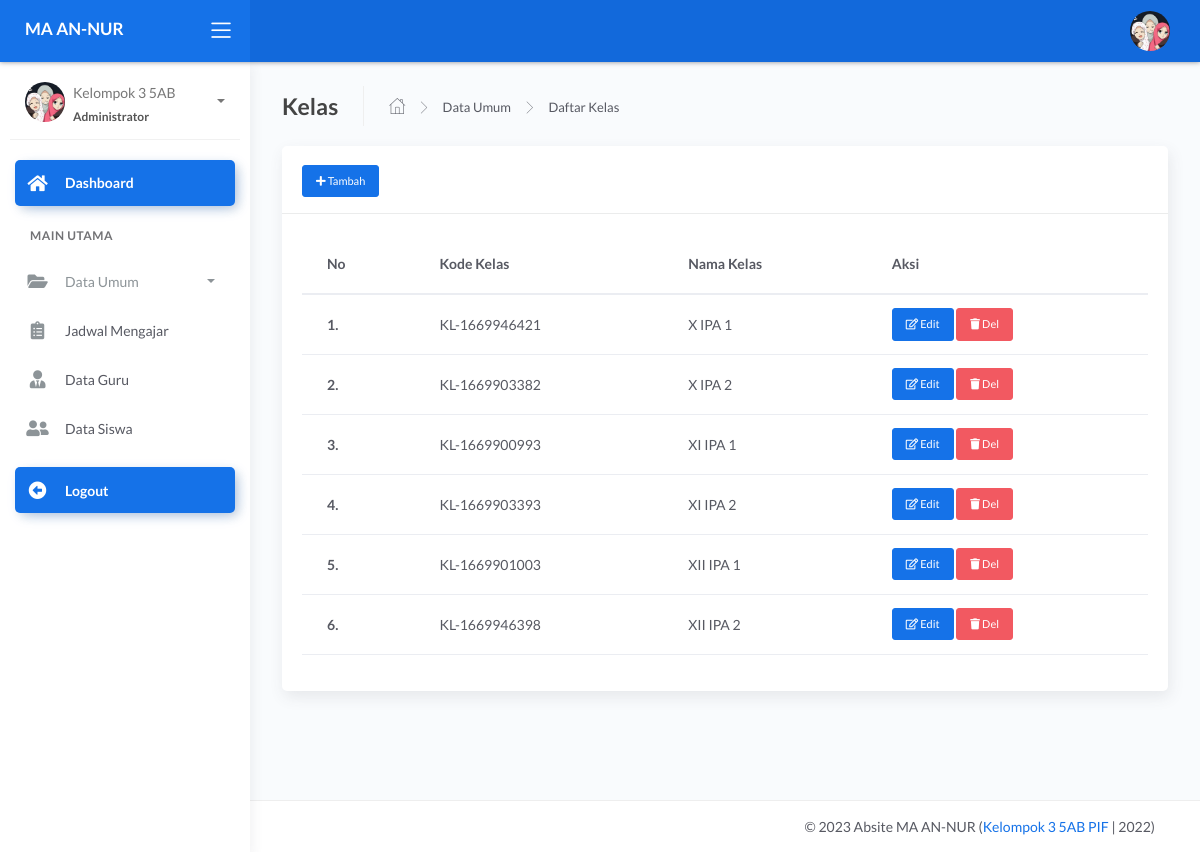
/admin/dashboard.php?page=master&act=kelas (signed in), run on the app's committed database.
### tables this page shows
CREATE TABLE `tb_mkelas` (
  `id_mkelas` int(11) NOT NULL,
  `kd_kelas` varchar(40) NOT NULL,
  `nama_kelas` varchar(40) NOT NULL
);

### admin/modul/master/kelas/data_kelas.php (the view, shortened to what this page needs)
<div class="page-inner">
    <div class="page-header">
        <h4 class="page-title">Kelas</h4>
        <ul class="breadcrumbs">
            <li class="nav-home">
			    <a href="dashboard.php">
					<i class="flaticon-home"></i>
				</a>
			</li>
			<li class="separator">
				<i class="flaticon-right-arrow"></i>
			</li>
			<li class="nav-item">
				<a href="?page=master&act=kelas#base">Data Umum</a>
			</li>
			<li class="separator">
				<i class="flaticon-right-arrow"></i>
			</li>
			<li class="nav-item">
				<a href="?page=master&act=kelas">Daftar Kelas</a>
			</li>
		</ul>
	</div>
    <div class="row">
		<div class="col-md-12">
			<div class="card">
				<div class="card-header">
					<div class="card-title">
						<a href="" class="btn btn-primary btn-sm text-white" data-toggle="modal" data-target="#addKelas"><i class="fa fa-plus"></i> Tambah</a>
					</div>
				</div>
				<div class="card-body">
					<table class="table table-sm">
						<thead>
							<tr>
								<th scope="col">No</th>
								<th scope="col">Kode Kelas</th>
								<th scope="col">Nama Kelas</th>
								<th scope="col">Aksi</th>
							</tr>
						</thead>
						<tbody>
                            <?php
                            $no=1;
                            $kelas = mysqli_query($con,"SELECT * FROM tb_mkelas");
                            foreach ($kelas as $k) {?>
                            <tr>
                                <td><b><?=$no++;?>.</b></td>
                                <td><?=$k['kd_kelas'];?></td>
                                <td><?=$k['nama_kelas'];?></td>
                                <td>
                                <a href="" class="btn btn-primary btn-sm" data-toggle="modal" data-target="#edit<?=$k['id_mkelas'] ?>"><i class="far fa-edit"></i> Edit</a>
                                <a class="btn btn-danger btn-sm"
                                onclick="return confirm('Yakin Hapus Data ??')"
                                href="?page=master&act=delkelas&id=<?=$k['id_mkelas'] ?>"><i class="fas fa-trash"></i> Del</a>
                            </td>
                        </tr>
                    <?php } ?>
                    </tbody>
									</table>
								</div>
							</div>
				</div>
			</div>
		</div>
	</div>
</div>
</div>

### admin/dashboard.php (shortened to what this page needs)
<?php
 include '../config/db.php';
?> <script>
   <?php
$id_login = @$_SESSION['admin'];
$sql = mysqli_query($con,"SELECT * FROM tb_admin
 WHERE id_admin = '$id_login'") or die(mysqli_error($con));
$data = mysqli_fetch_array($sql);
?>
<!DOCTYPE html>
<html lang="en">
<head>
	<link rel="stylesheet" href="../assets/css/bootstrap.min.css">
	<link rel="stylesheet" href="../assets/css/atlantis.min.css">
	<link rel="stylesheet" href="../assets/css/demo.css">
</head>
<body>
	<div class="wrapper">
		<div class="main-header">
			<div class="logo-header" data-background-color="blue">
				<a href="dashboard.php" class="logo">
					<b class="text-white">MA AN-NUR</b>
				</a>
				<div class="nav-toggle">
					<button class="btn btn-toggle toggle-sidebar">
						<i class="icon-menu"></i>
					</button>
				</div>
			</div>
			<nav class="navbar navbar-header navbar-expand-lg" data-background-color="blue2">
				<div class="container-fluid">
					<ul class="navbar-nav topbar-nav ml-md-auto align-items-center">
						<li class="nav-item dropdown hidden-caret">
							<a class="dropdown-toggle profile-pic" data-toggle="dropdown" href="#" aria-expanded="false">
								<div class="avatar-sm">
									<img src="../assets/img/user/<?=$data['foto'] ?>" alt="..." class="avatar-img rounded-circle">
								</div>
							</a>
						</li>
					</ul>
				</div>
			</nav>
		</div>
		<div class="sidebar sidebar-style-2">
			<div class="sidebar-wrapper scrollbar scrollbar-inner">
				<div class="sidebar-content">
					<div class="user">
						<div class="avatar-sm float-left mr-2">
							<img src="../assets/img/user/<?=$data['foto'] ?>" alt="..." class="avatar-img rounded-circle">
						</div>
						<div class="info">
							<a data-toggle="collapse" href="#collapseExample" aria-expanded="true">
								<span>
									<?=$data['nama_lengkap'] ?>
									<span class="user-level">Administrator</span>
									<span class="caret"></span>
								</span>
							</a>
						</div>
					</div>
					<ul class="nav nav-primary">
						<li class="nav-item active">
							<a href="dashboard.php" class="collapsed">
								<i class="fas fa-home"></i>
								<p>Dashboard</p>
							</a>
						</li>
						<li class="nav-section">
							<h4 class="text-section">Main Utama</h4>
						</li>
						<li class="nav-item">
							<a data-toggle="collapse" href="#base">
								<i class="fas fa-folder-open"></i>
								<p>Data Umum</p>
								<span class="caret"></span>
							</a>
						</li>
						<li class="nav-item">
							<a class="collapse" href="?page=jadwal">
								<i class="fas fa-clipboard-list"></i>
								<span class="sub-item"> Jadwal Mengajar </span>
							</a>
						</li>
						<li class="nav-item">
							<a class="collapse" href="?page=guru">
								<i class="fas fa-user-tie"></i>
								<span class="sub-item"> Data Guru </span>
							</a>
						</li>
						<li class="nav-item">
							<a class="collapse" href="?page=siswa">
								<i class="fas fa-user-friends"></i>
								<span class="sub-item"> Data Siswa </span>
							</a>
						</li>
						<li class="nav-item active mt-3">
							<a href="logout.php" class="collapsed">
								<i class="fas fa-arrow-alt-circle-left"></i>
								<p>Logout</p>
							</a>
						</li>
					</ul>
				</div>
			</div>
		</div>
		<div class="main-panel">
			<div class="content">
				<?php
				$page= @$_GET['page'];
				$act = @$_GET['act'];
				if ($page=='master') {
					if ($act=='kelas') {
					include 'modul/master/kelas/data_kelas.php';
					}elseif ($act=='delkelas') {
					include 'modul/master/kelas/del.php';
					}elseif ($act=='semester') {
					include 'modul/master/semester/data.php';
					}elseif ($act=='delsemester') {
					include 'modul/master/semester/del.php';
					}elseif ($act=='set_semester') {
						include 'modul/master/semester/set.php';
					}
					elseif ($act=='ta') {
					include 'modul/master/ta/data.php';
					}elseif ($act=='delta') {
					include 'modul/master/ta/del.php';
					}elseif($act=='set_ta'){
						include 'modul/master/ta/set.php';
				}elseif ($act=='mapel') {
					include 'modul/master/mapel/data.php';
					}elseif ($act=='delmapel') {
					include 'modul/master/mapel/del.php';
					}
				}elseif ($page=='walas') {
					if ($act=='') {
					 include 'modul/wakel/data.php';
					}
        }
            elseif ($page=='rekap') {
					if ($act=='') {
						include 'modul/rekap/rekap_absen.php';
					}elseif ($act='rekap-perbulan') {
						include 'modul/rekap/rekap_perbulan.php';
					}
		}elseif ($page=='') {
			include 'modul/home.php';
		}else{
			echo "<b>Tidak ada Halaman</b>";
		}
				 ?>
		<footer class="footer">
				<div class="container">
					<div class="copyright ml-auto">
						&copy; <?php echo date('Y');?> Absite MA AN-NUR (<a href=https://drive.google.com/drive/folders/1mzVJWcE3p5OrzQT06hjmPPyi2oG7Nsl9>Kelompok 3 5AB PIF </a> | 2022)
					</div>
				</div>
			</footer>
</body>
</html>

### data on the page
tb_mkelas: kd_kelas "KL-1669946421", nama_kelas "X IPA 1"
tb_mkelas: kd_kelas "KL-1669903382", nama_kelas "X IPA 2"
tb_mkelas: kd_kelas "KL-1669900993", nama_kelas "XI IPA 1"
tb_mkelas: kd_kelas "KL-1669903393", nama_kelas "XI IPA 2"
tb_mkelas: kd_kelas "KL-1669901003", nama_kelas "XII IPA 1"
tb_mkelas: kd_kelas "KL-1669946398", nama_kelas "XII IPA 2"

### other printed values
$data['nama_lengkap'] "Kelompok 3 5AB"
